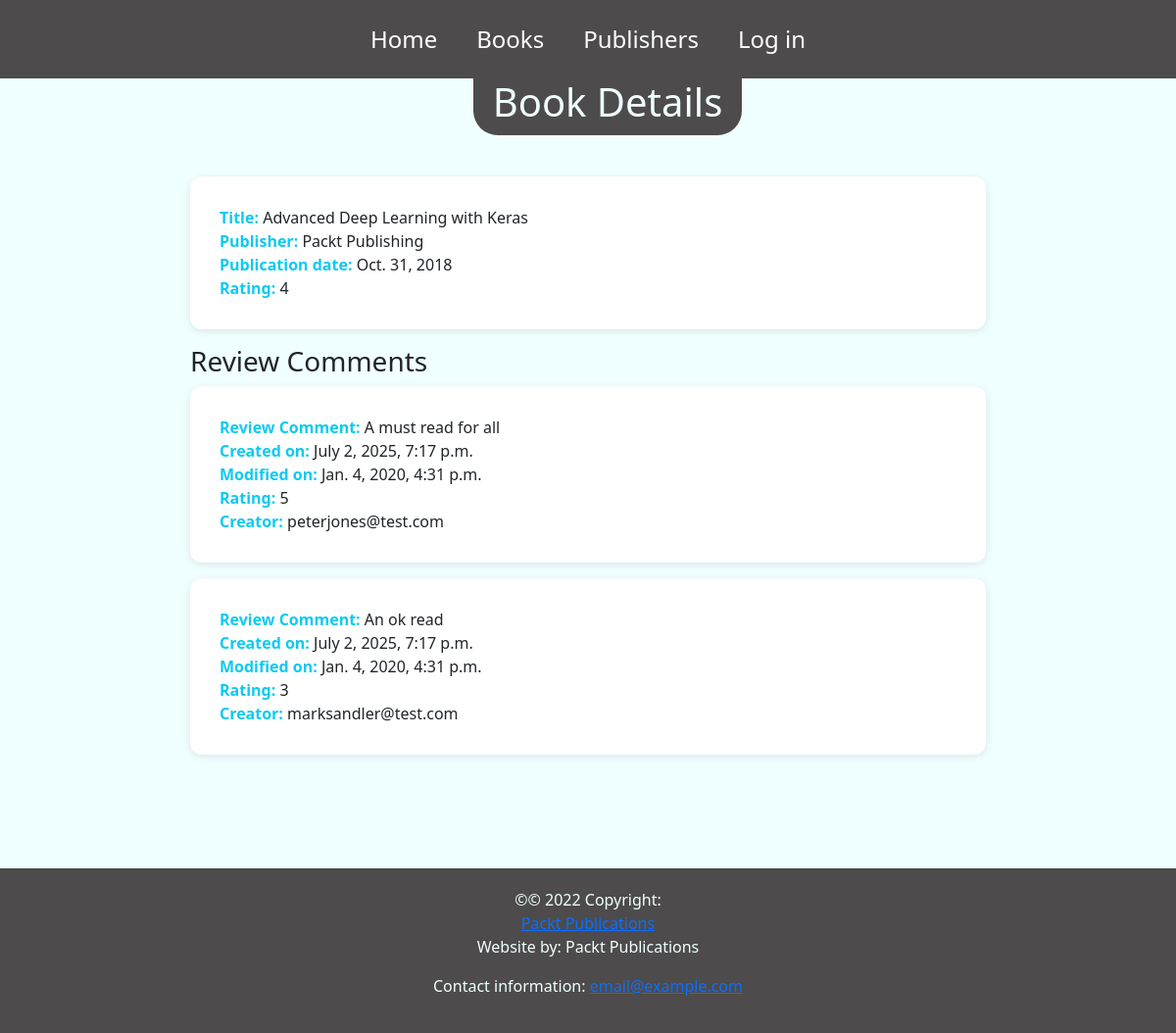
Screenshot of /books/1 with the database file from the repository.
### reviews/models.py (models this page shows, shortened)
class Book(models.Model):
    title = models.CharField(
        max_length=70,
        help_text='The title of the book'
    )
    publication_date = models.DateField(
        verbose_name='The date the book was published'
    )
    isbn = models.CharField(
        max_length=20,
        verbose_name='ISBN number of the book'
    )
    publisher = models.ForeignKey(
        Publisher,
        on_delete=models.CASCADE
    )
    contributors = models.ManyToManyField(
        'Contributor',
        through='BookContributor'
    )

class Publisher(models.Model):
    name = models.CharField(
        max_length=50,
        help_text='The name of the Publisher'
    )
    website = models.URLField(
        help_text='The Publisher`s website'
    )
    email = models.EmailField(
        help_text='The Publisher email address'
    )
    def __str__(self):
        return self.name

class Review(models.Model):
    content = models.TextField(
        help_text='The Review text'
    )
    rating = models.IntegerField(
        help_text='The rating the Reviewer has given'
    )
    date_created = models.DateTimeField(
        auto_now_add=True,
        help_text='The Date and the Review was created'
    )
    date_edited = models.DateTimeField(
        null=True,
        help_text='The date and time the Review was last edited'
    )
    creator = models.ForeignKey(
        auth.get_user_model(),
        on_delete=models.CASCADE,
        help_text='The Creator of the Review'
    )
    book = models.ForeignKey(
        Book,
        on_delete=models.CASCADE,
        help_text='The Book that this review is for'
    )

### reviews/views.py (the view)
# urls.py: path('books/<int:pk>', views.book_details),
def book_details(request, pk):
    book = get_object_or_404(Book, pk=pk)
    rating_list = []  # Список для хранения рейтингов
    reviews_list = book.review_set.all()  # Получение всех отзывов для книги
    for review in reviews_list:
        rating_list.append(review.rating)
    setattr(book, 'average_rating', average_rating(rating_list))
    return render(request, 'reviews/book_detail.html', {
        'reviews': reviews_list,
        'book': book
    })

### reviews/utils.py (called while the page is built)
def average_rating(rating_list):
    if not rating_list:
        return None
    return round(sum(rating_list)/len(rating_list))

### reviews/templates/reviews/book_detail.html
{% extends 'base.html' %}
{% load static %}
{% block head %}
    <link rel="stylesheet" href="{% static 'reviews/styles/main.css' %}">
{% endblock %}
{% block content %}
    <div class="section-1-wrapper">
        <section class="section-1">
            <div class="h1-wrapper">
                <h1 class="h1 text-azure bg-grey">Book Details</h1>
            </div>
            <div class="book-detail-wrapper">
                <ul class="book-detail-list bg-white">
                    <li class="book-detail-list-item">
                        <span class="fw-semibold text-info">Title:</span><span> {{ book.title }}</span><br/>
                        <span class="fw-semibold text-info">Publisher:</span><span> {{ book.publisher }}</span><br/>
                        <span class="fw-semibold text-info">Publication date:</span><span> {{ book.publication_date }}</span><br/>
                        <span class="fw-semibold text-info">Rating:</span><span> {{ book.average_rating }}</span>
                    </li>
                </ul>
                <h3>Review Comments</h3>
                {% for review in reviews %}
                    <ul class="book-detail-list bg-white">
                        <li class="book-detail-list-item">
                            <span class="fw-semibold text-info">Review Comment:</span><span> {{ review.content }}</span><br/>
                            <span class="fw-semibold text-info">Created on:</span><span> {{ review.date_created }}</span><br/>
                            <span class="fw-semibold text-info">Modified on:</span><span> {{ review.date_edited }}</span><br/>
                            <span class="fw-semibold text-info">Rating:</span><span> {{ review.rating }}</span><br/>
                            <span class="fw-semibold text-info">Creator:</span><span> {{ review.creator }}</span>
                        </li>
                    </ul>
                {% endfor %}
            </div>
        </section>
    </div>
{% endblock %}

### static/main.css (style rules this page uses)
body { font-family: "Open Sans", sans-serif; display: flex; flex-direction: column; min-height: 100vh; }
.bg-grey { background-color: rgb(77, 75, 75); }
.bg-azure { background-color: azure; }
.bg-white { background: #f8f8fa; }
.text-azure { color: azure; }
.h1-wrapper { width: 100%; display: flex; justify-content: center; position: fixed; top: 80px; }
.h1 { text-align: center; padding: 0 20px 10px 20px; border-radius: 0 0 25px 25px; max-width: 500px; }

### reviews/static/reviews/styles/main.css (style rules this page uses)
.section-1-wrapper { padding: 100px 20px; }
.book-detail-wrapper { padding: 0 15%; }
.book-detail-list { list-style: none; border-radius: 12px; box-shadow: 0 2px 8px rgba(0,0,0,0.1); padding: 30px; transition: box-shadow 0.2s; }

### rows the page displays
Book: title "Advanced Deep Learning with Keras", publisher "Packt Publishing", publication_date "Oct. 31, 2018", average_rating "4"
Review: content "A must read for all", date_created "July 2, 2025, 7:17 p.m.", date_edited "Jan. 4, 2020, 4:31 p.m.", rating "5", creator "peterjones@test.com"
Review: content "An ok read", date_created "July 2, 2025, 7:17 p.m.", date_edited "Jan. 4, 2020, 4:31 p.m.", rating "3", creator "marksandler@test.com"
